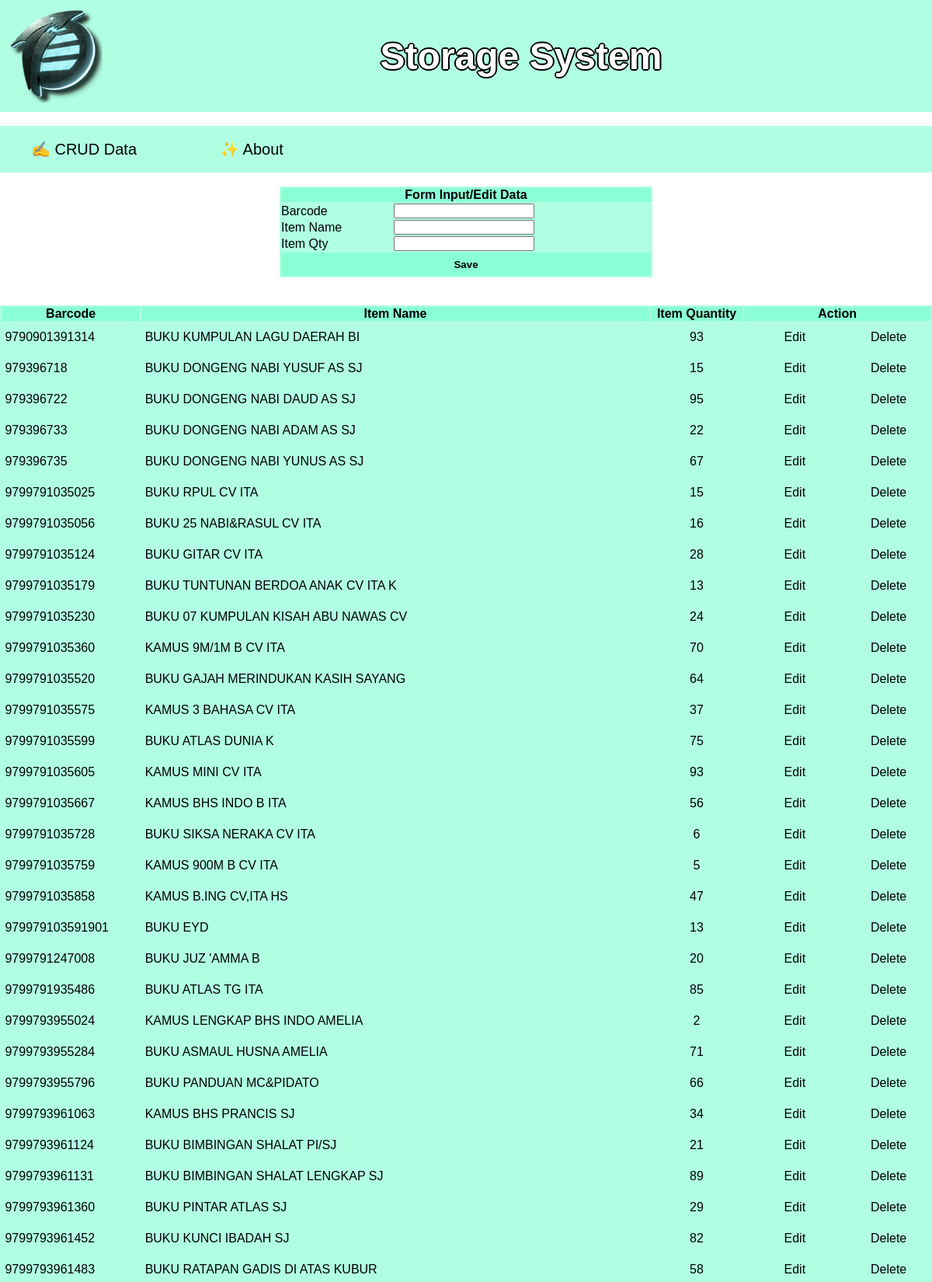
The page /view.php (upper part) on the database its author committed.
### tables this page shows
CREATE TABLE `items` (
  `barcode` varchar(48) NOT NULL,
  `item_name` varchar(64) NOT NULL,
  `item_qty` int(11) NOT NULL
);

### core/Class.php (called while the page is built, shortened)
<?php
    include_once "connect.php";
    class Item{
        function __construct($barcode, $item_name, $item_qty){
            $database = new Database();
            $this->barcode = $barcode;
            $this->item_name = $item_name;
            $this->item_qty = $item_qty;
        }
        public static function readAllData(){
            $arrayitems = array();
            $query = "SELECT * FROM items";
            $database = new Database();
            $connection = $database->connect();
            $result = $connection->query($query) or die($connection->error);
            while ($row=$result->fetch_assoc()){
                $items = new Item(
                    $row['barcode'],
                    $row['item_name'],
                    $row['item_qty']
                );
                $arrayitems[$items->barcode] = $items;
            }
            return $arrayitems;
        }
    }
?>

### core/connect.php (called while the page is built, shortened)
<?php
	class Database{
		private $host = "localhost";
		private $user = "root";
		private $pass = "";
		private $db = "storage_system";
		public function connect(){
			$this->conn = mysqli_connect($this->host,$this->user,$this->pass,$this->db);
			return $this->conn;
		}
	}
?>

### view.php (the view, shortened to what this page needs)
<?php
    include_once 'core/Class.php';
    include 'core/header.php';
    $barcode = "";
    $item_name = "";
?>
        <div id="inputcont">
            <table id="inputdata">
                <th id="judul" colspan="2"> Form Input/Edit Data </th>
                <tr width="100%">
                    <form action="" method="POST" enctype="multipart/form-data" id="input">
                    <td align="left"> Barcode </td> <td> <input type="text" name="barcode" width="80%" value="<?php echo $barcode ?>" form="input"/> </td>
                    </form>
                </tr>
                <tr width="100%">
                    <form action="" method="POST" enctype="multipart/form-data" id="input">
                    <td align="left"> Item Name </td> <td> <input type="text" name="item_name" width="80%" value="<?php echo $item_name ?>" form="input"/> </td>
                    </form>
                </tr>
                <tr width="100%">
                    <form action="" method="POST" enctype="multipart/form-data" id="input">
                    <td align="left"> Item Qty </td> <td> <input type="number" name="item_qty" width="80%" value="<?php echo $item_qty ?>" form="input"/> </td>
                    </form>
                </tr>
                <tr width="100%">
                    <form action="" method="POST" enctype="multipart/form-data" id="input">
                    <td colspan="2" width="100%"> <button type="submit" name="submit" id="submit" form="input"> Save </button> </td>
                    </form>
                </tr>
            </table>
        </div>
        <br>
        <div id="datacontainer">
            <table id="data">
            <tr>
                <th id="judul" width="15%">Barcode</th>
                <th id="judul">Item Name</th>
                <th id="judul" width="10%">Item Quantity</th>
                <th id="judul" colspan="2" width="20%"> Action </th>
            </tr>
            <br>
            <?php
                    $arrayData = Item::readAllData();
                    foreach ($arrayData as $item){
                ?>
            <tr id="center">
                <td id="left"><aaa>&nbsp;<?php echo $item->barcode;?></aaa></td>
                <td id="left"><aaa>&nbsp;<?php echo $item->item_name;?></aaa></td>
                <td id="center"><aaa><?php echo $item->item_qty;?></aaa></td>
                <td id="center">
                        <a href="view.php?barcode=<?php echo $item->barcode; ?>&state=edit" id="actK">Edit</a>
                    </td>
                    <td id="center">
                        <a href="view.php?barcode=<?php echo $item->barcode; ?>&state=delete" id="actK">Delete</a>
                    </td>
            </tr>
            <?php }?>
        </table>
        </div>
        <br>
    </body>
</html>

### core/header.php (shortened to what this page needs)
<html>
    <head>
        <link rel="stylesheet" type="text/css" href="css/screen.css">
        <link rel="stylesheet" type="text/css" href="css/object.css">
        <link rel="stylesheet" type="text/css" href="css/style.css">
    </head>
    <body>
        <table border="0px" width="100%" id="kop">
            <tr id=kop>
                <td width="10%"><img src="img/Logo2.png" height="120px" width="120px" border="10px" id="kop"> </td>
                <td width="90%" id="judul"> <h1 id="judul"><center> Storage System </center></h1> </td>
            </tr>
        </table>
        <br>
        <nav id="header">
            <ul id="navbar">
                <a href="view.php"> <li>✍ CRUD Data </li> </a>
                <a href="about.php"> <li>✨ About </li> </a>
            </ul>
        </nav>
        <br>

### css/screen.css (style rules this page uses)
img#kop { color: transparent; }
table#kop { background-color: rgba(100, 255, 200, 0.5); }

### css/object.css (style rules this page uses)
h1#judul { text-align: justify; font-family: Arial, Helvetica, sans-serif; font-size: 3em; color: rgb(255, 255, 255); border: 1px; text-shadow: 2px 0 0 #000, -2px 0 0 #000, 0 2px 0 #000, 0 -2px 0 #000, 1px 1px #000, -1px -1px 0 #000, 1px -1px 0 #000, -1px 1px 0 #000; }
#inputcont { width: 100%; text-align: left; position: relative; }
button#submit { width: 100%; background-color: rgba(100, 255, 200, 0.5); border: none; color: black; width: 100%; height: 30px; font-weight: bold; text-align: center; text-decoration: none; display: inline-block; }
#datacontainer { width: 100%; text-align: center; }
table#data { background-color: rgba(100, 255, 200, 0.5); width: 100%; margin-left: auto; margin-right: auto; color: black; table-layout : fixed; }
table#inputdata { background-color: rgba(100, 255, 200, 0.5); width: 40%; margin-left: auto; margin-right: auto; color: black; }
aaa { color: black; opacity: 1; }
th#judul { background-color: rgba(100, 255, 200, 0.5); }
td#center { color: black; text-align: center; }
td#left { color: black; text-align: left; }
a#actK:link, a#act:visited { color: black; padding: 10px 10px; margin: 0px 0px; text-align: center; text-decoration: none; display: inline-block; width: 92.5%; }

### css/style.css (style rules this page uses)
* { margin: 0; padding: 0; font-family: Arial, Helvetica, sans-serif; }
#header { width: 100%;height: 60px; }
nav { text-align: center; text-decoration: none; width: 100%; height: 60px; border: 0px solid; border-color: silver; line-height: 60px; background: rgba(100, 255, 200, 0.5); opacity: 1.0; font-size: 20px; }
nav ul li { width: 18%; height: 60px; border: 0px solid; float: left; list-style: none; text-decoration: none; color:black; }

### core/header.php (style rules this page uses)
body { background-image:url("img/haihead.jpg"); background-repeat:no-repeat; background-position:center; background-attachment:fixed; }

### rows shown on the page
items: barcode "9790901391314", item_name "BUKU KUMPULAN LAGU DAERAH BI", item_qty "93"
items: barcode "979396718", item_name "BUKU DONGENG NABI YUSUF AS SJ", item_qty "15"
items: barcode "979396722", item_name "BUKU DONGENG NABI DAUD AS SJ", item_qty "95"
items: barcode "979396733", item_name "BUKU DONGENG NABI ADAM AS SJ", item_qty "22"
items: barcode "979396735", item_name "BUKU DONGENG NABI YUNUS AS SJ", item_qty "67"
items: barcode "9799791035025", item_name "BUKU RPUL CV ITA", item_qty "15"
items: barcode "9799791035056", item_name "BUKU 25 NABI&RASUL CV ITA", item_qty "16"
items: barcode "9799791035124", item_name "BUKU GITAR CV ITA", item_qty "28"
items: barcode "9799791035179", item_name "BUKU TUNTUNAN BERDOA ANAK CV ITA K", item_qty "13"
items: barcode "9799791035230", item_name "BUKU 07 KUMPULAN KISAH ABU NAWAS CV", item_qty "24"
items: barcode "9799791035360", item_name "KAMUS 9M/1M B CV ITA", item_qty "70"
items: barcode "9799791035520", item_name "BUKU GAJAH MERINDUKAN KASIH SAYANG", item_qty "64"
items: barcode "9799791035575", item_name "KAMUS 3 BAHASA CV ITA", item_qty "37"
items: barcode "9799791035599", item_name "BUKU ATLAS DUNIA K", item_qty "75"
items: barcode "9799791035605", item_name "KAMUS MINI CV ITA", item_qty "93"
items: barcode "9799791035667", item_name "KAMUS BHS INDO B ITA", item_qty "56"
items: barcode "9799791035728", item_name "BUKU SIKSA NERAKA CV ITA", item_qty "6"
items: barcode "9799791035759", item_name "KAMUS 900M B CV ITA", item_qty "5"
items: barcode "9799791035858", item_name "KAMUS B.ING CV,ITA HS", item_qty "47"
items: barcode "979979103591901", item_name "BUKU EYD", item_qty "13"
items: barcode "9799791247008", item_name "BUKU JUZ 'AMMA B", item_qty "20"
items: barcode "9799791935486", item_name "BUKU ATLAS TG ITA", item_qty "85"
items: barcode "9799793955024", item_name "KAMUS LENGKAP BHS INDO AMELIA", item_qty "2"
items: barcode "9799793955284", item_name "BUKU ASMAUL HUSNA AMELIA", item_qty "71"
items: barcode "9799793955796", item_name "BUKU PANDUAN MC&PIDATO", item_qty "66"
items: barcode "9799793961063", item_name "KAMUS BHS PRANCIS SJ", item_qty "34"
items: barcode "9799793961124", item_name "BUKU BIMBINGAN SHALAT PI/SJ", item_qty "21"
items: barcode "9799793961131", item_name "BUKU BIMBINGAN SHALAT LENGKAP SJ", item_qty "89"
items: barcode "9799793961360", item_name "BUKU PINTAR ATLAS SJ", item_qty "29"
items: barcode "9799793961452", item_name "BUKU KUNCI IBADAH SJ", item_qty "82"
items: barcode "9799793961483", item_name "BUKU RATAPAN GADIS DI ATAS KUBUR", item_qty "58"
